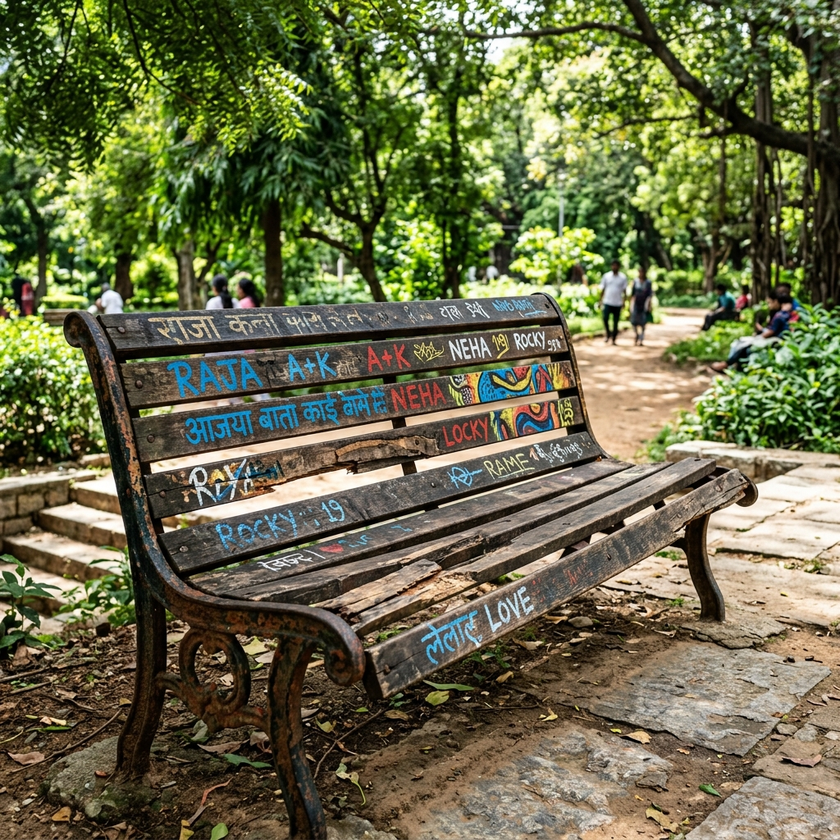
#> input picture ml/test_images/bench_before.png, 840 x 840 px, shrunk from 1024 x 1024 before the run
$ python -i visual_detector.py   (imports and definitions only)
#> lines starting #> are read from the running program, lines starting #| are printed output that depends on the picture
#> further down, picture is the input picture: shape (840, 840, 3); mean B, G, R 72.6, 106.7, 105.4
import base64
import cv2
import numpy as np
import os
import urllib.request
from io import BytesIO
from PIL import Image
from ultralytics import YOLO

# =============================================================================
# CIVICPROOF VISUAL VERIFICATION SYSTEM (UPGRADED VERSION)
# =============================================================================
# Focus: Municipal Issues, Potholes, Waste, and Infrastructure.
# Features: Lighting Enhancement, Context Filtering, and Custom Weight Support.
# =============================================================================

# [1 line not run here, left out]

# Path to our pre-trained weights
# We use absolute paths to ensure it works regardless of where the script is started.
BASE_DIR = os.path.dirname(os.path.dirname(os.path.abspath(__file__))) # points to 'ml/'
CUSTOM_MODEL_PATH = os.path.join(BASE_DIR, 'civic_v1.pt')
DEFAULT_MODEL_PATH = os.path.join(BASE_DIR, 'yolov8n.pt')

# [12 lines not run here, left out]

def enhance_image_for_ai(image):
    """
    CONCEPT: Many civic photos are taken in bad lighting (dark shadows/bright sun).
    This function uses CLAHE (Contrast Limited Adaptive Histogram Equalization)
    to normalize the lighting and a sharpening kernel to make edges crisper.
    """
    if image is None:
        return None
    # 1. Convert to YUV color space to process only the "Lightness" channel
    yuv_img = cv2.cvtColor(image, cv2.COLOR_BGR2YUV)
#> yuv_img: shape (840, 840, 3); mean of channels 0, 1, 2 102.4, 113.3, 130.6

    # 2. Apply CLAHE to the Y channel (brightness)
    clahe_engine = cv2.createCLAHE(clipLimit=2.0, tileGridSize=(8,8))
    yuv_img[:,:,0] = clahe_engine.apply(yuv_img[:,:,0])
#> yuv_img: shape (840, 840, 3); mean of channels 0, 1, 2 123.5, 113.3, 130.6

    # 3. Convert back to standard BGR
    enhanced_img = cv2.cvtColor(yuv_img, cv2.COLOR_YUV2BGR)
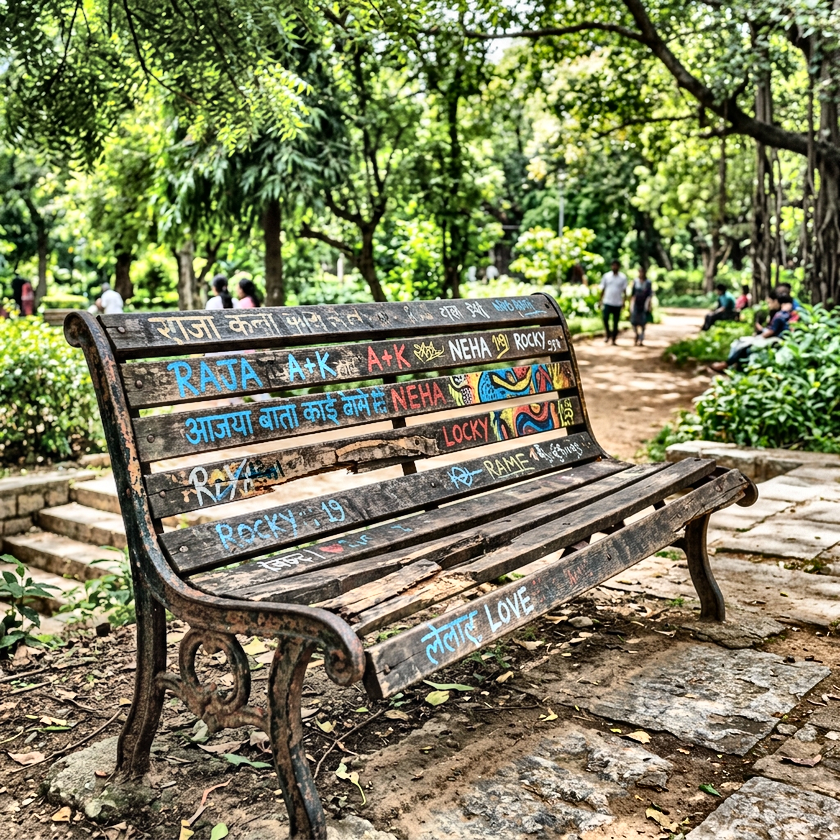
#> enhanced_img: shape (840, 840, 3); mean B, G, R 93.9, 127.7, 126.4

    # 4. Subtle Sharpening (helps with small cracks or textures)
    sharpening_kernel = np.array([[-1,-1,-1], [-1,9,-1], [-1,-1,-1]])
    final_img = cv2.filter2D(enhanced_img, -1, sharpening_kernel)
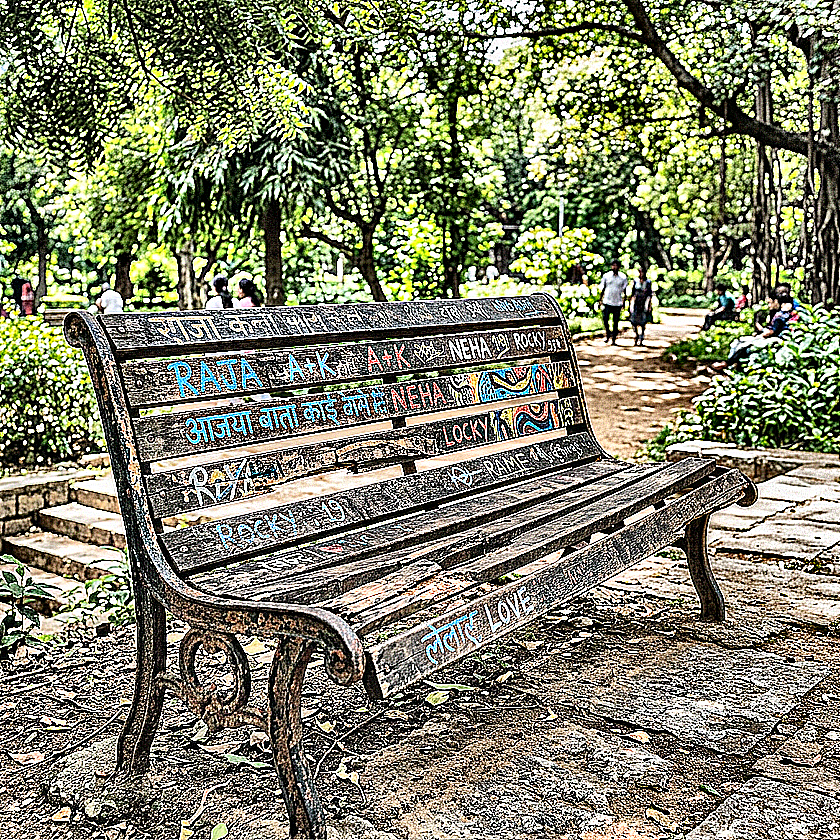
#> final_img: shape (840, 840, 3); mean B, G, R 106.3, 128.3, 126.9

    return final_img

# [229 lines left out: functions map_to_civic_category, load_image_from_any_source, perform_object_detection, calculate_background_similarity, analyze_image, verify_resolution_images, not called in this run]

>>> import cv2
>>> picture = cv2.imread('../test_images/bench_before.png')
>>> result = enhance_image_for_ai(picture)

$ run again, on ml/test_images/garbage_before.png
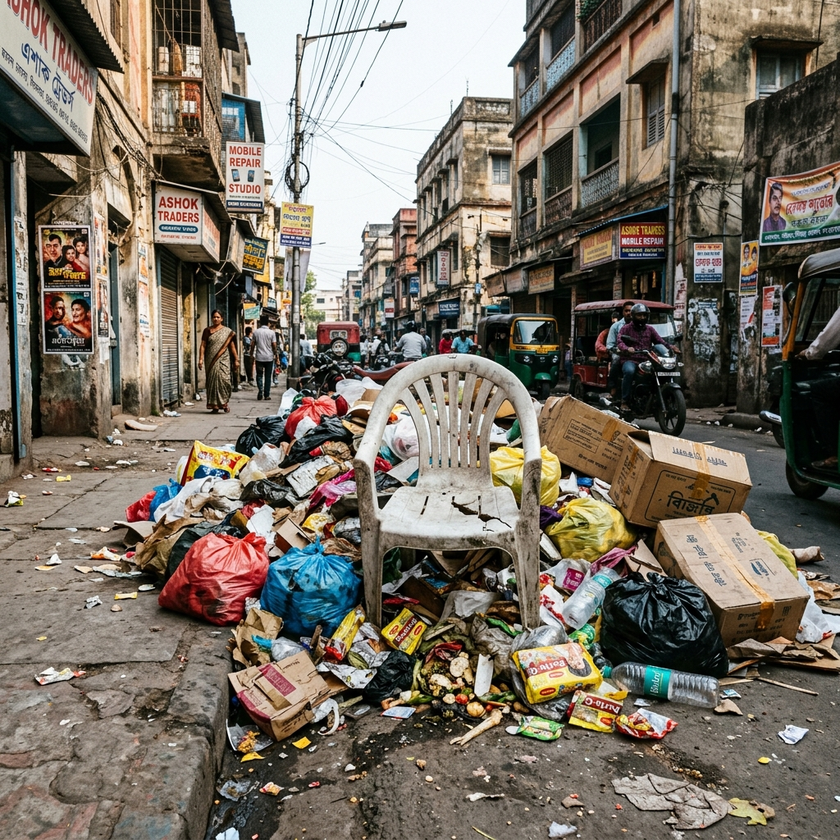
#> input picture ml/test_images/garbage_before.png, 840 x 840 px, shrunk from 1024 x 1024 before the run
#> picture is the input picture: shape (840, 840, 3); mean B, G, R 100.4, 112, 120.7
#> in enhance_image_for_ai, `enhanced_img = cv2.cvtColor(yuv_img, cv2.COLOR_YUV2BGR)`:
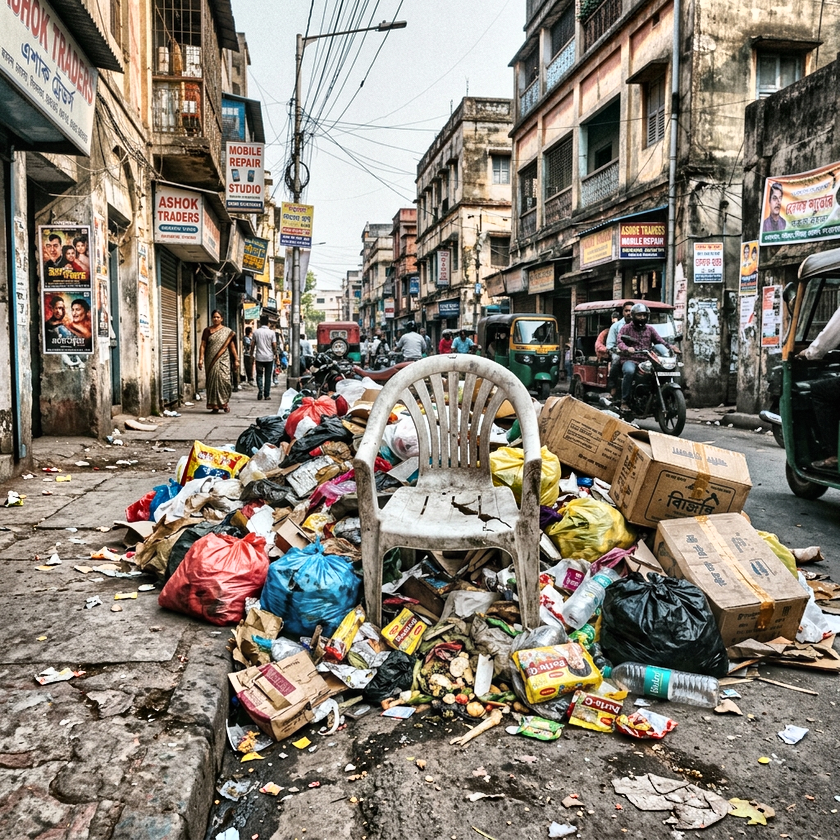
#> enhanced_img: shape (840, 840, 3); mean B, G, R 117.1, 128.5, 136.9
#> in enhance_image_for_ai, `final_img = cv2.filter2D(enhanced_img, -1, sharpening_kernel)`:
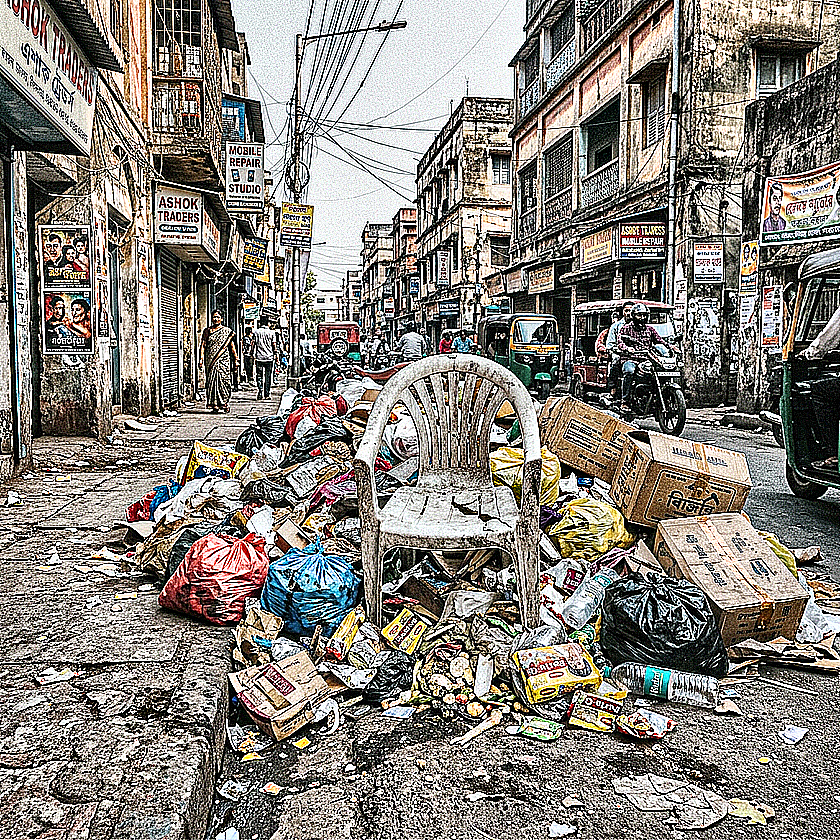
#> final_img: shape (840, 840, 3); mean B, G, R 122.5, 129.1, 133.7

$ run again, on ml/test_images/pothole_before.png
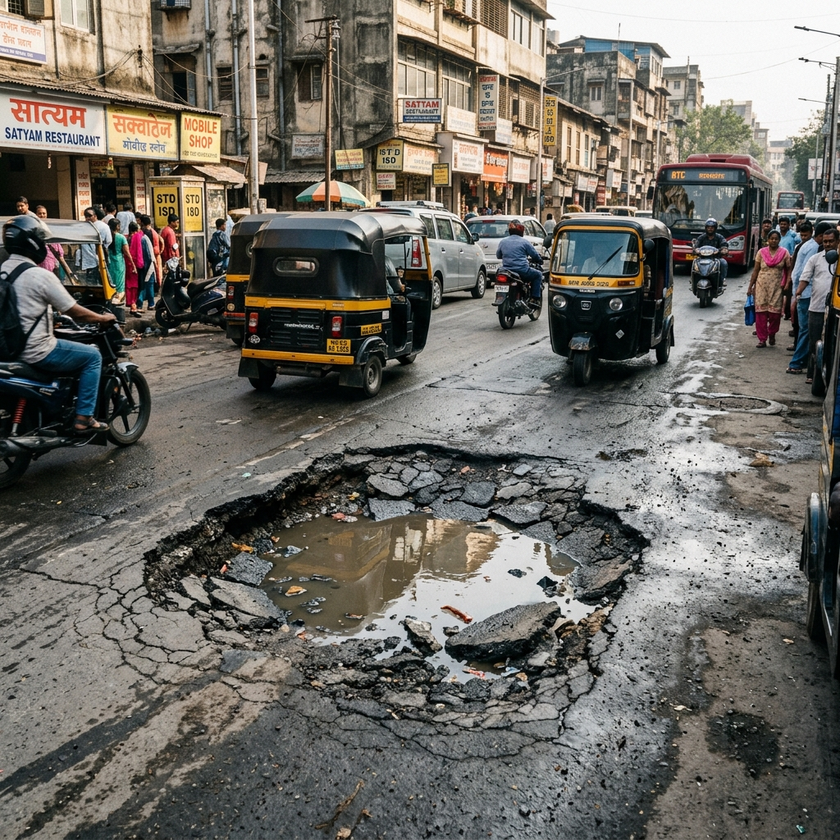
#> input picture ml/test_images/pothole_before.png, 840 x 840 px, shrunk from 1024 x 1024 before the run
#> picture is the input picture: shape (840, 840, 3); mean B, G, R 100.3, 107.1, 110.1
#> in enhance_image_for_ai, `enhanced_img = cv2.cvtColor(yuv_img, cv2.COLOR_YUV2BGR)`:
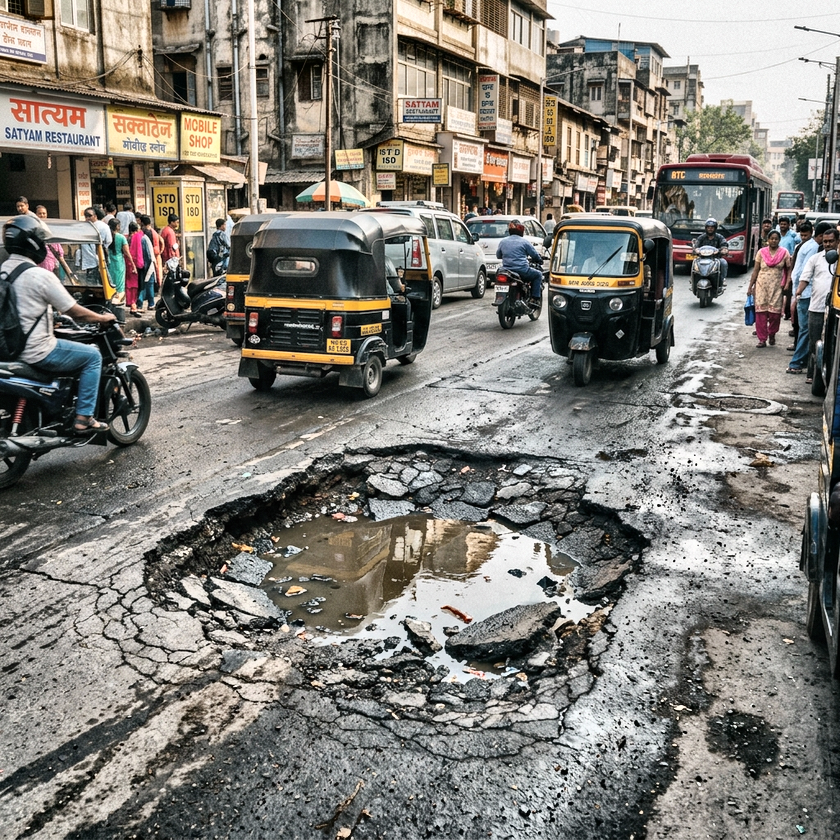
#> enhanced_img: shape (840, 840, 3); mean B, G, R 119.7, 126.3, 129.1
#> in enhance_image_for_ai, `final_img = cv2.filter2D(enhanced_img, -1, sharpening_kernel)`:
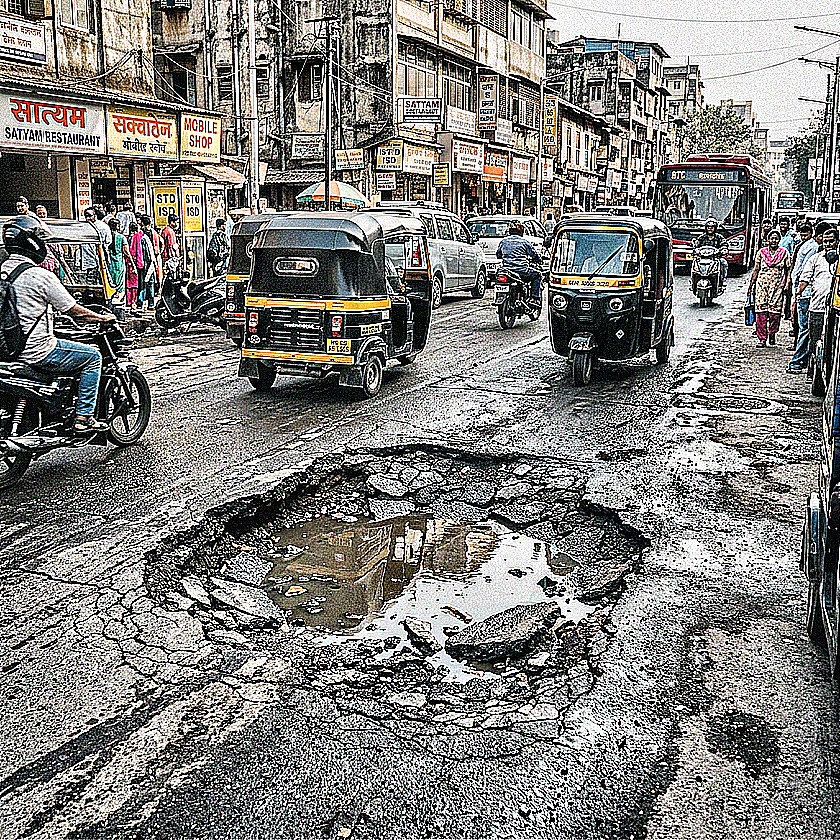
#> final_img: shape (840, 840, 3); mean B, G, R 123.2, 126.7, 128.2
